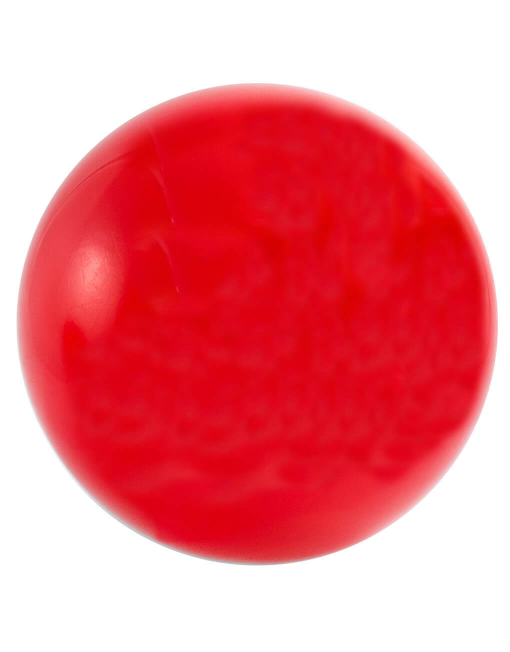
#> input picture source/red.jpg, 1020 x 1304 px, found by its file name (shown at 1/2 size)
$ python manip.py
#> lines starting #> are read from the running program, lines starting #| are printed output that depends on the picture
import cv2

# img = cv2.imread("source/full.jpeg")
img = cv2.imread("source/red.jpg")
#> img is the input picture: shape (1304, 1020, 3); mean B, G, R 138.1, 129.4, 238.6

## Contoh nge Resize gambar
original_height, original_width, channels = img.shape
#> original_height = 1304; original_width = 1020; channels = 3
scale = 0.5
new_height = int(original_height * scale)
#> new_height = 652
new_width = int(original_width * scale)
#> new_width = 510
# maniped = cv2.resize(img, (new_width, new_height))
img = cv2.resize(img, (new_width, new_height))
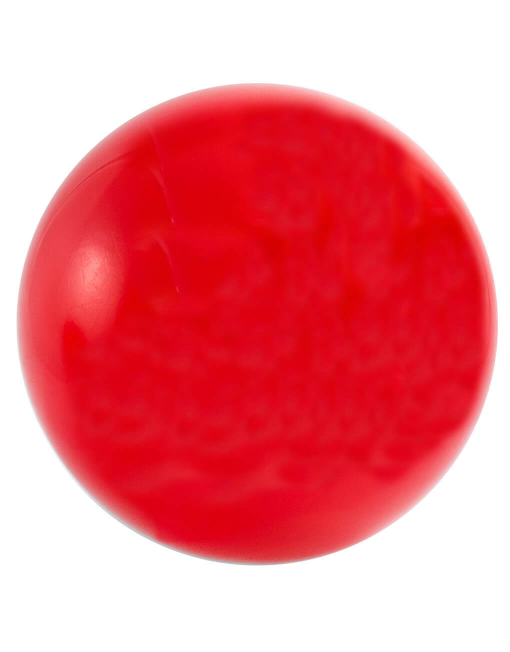
#> img: shape (652, 510, 3); mean B, G, R 138.1, 129.4, 238.6

# Contoh nge Zoom gambar
center_x, center_y = img.shape[1] // 2, img.shape[0] // 2
#> center_x = 255; center_y = 326
zoom_factor = 1.5
new_width = int(img.shape[1] / zoom_factor)
#> new_width = 340
new_height = int(img.shape[0] / zoom_factor)
#> new_height = 434
x1 = center_x - new_width // 2
#> x1 = 85
y1 = center_y - new_height // 2
#> y1 = 109
x2 = x1 + new_width
#> x2 = 425
y2 = y1 + new_height
#> y2 = 543
cropped_img = img[y1:y2, x1:x2]
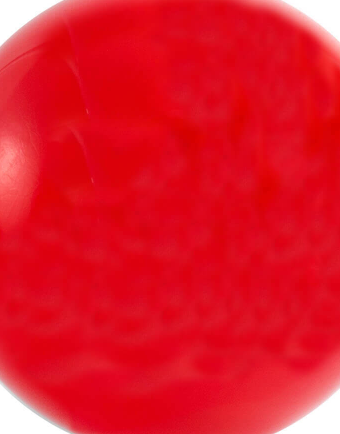
#> cropped_img: shape (434, 340, 3); mean B, G, R 40.6, 24, 224.6
maniped = cv2.resize(cropped_img, (img.shape[1], img.shape[0]))

# [15 lines of commented-out code are left out]


cv2.imshow("Original Image", img)
cv2.imshow("Manipulated Image", maniped)
cv2.waitKey(0)
cv2.destroyAllWindows()

$ run again, with source/full.jpeg copied over source/red.jpg
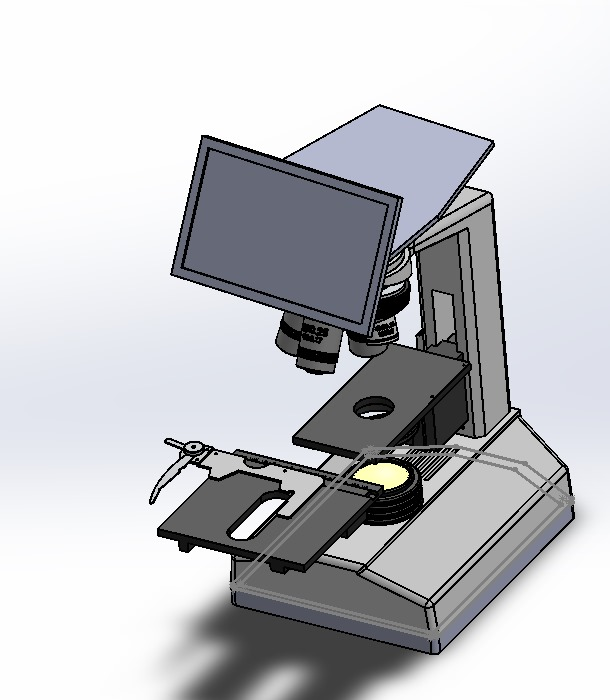
#> input picture source/full.jpeg, 610 x 700 px, found by its file name
#> img is the input picture: shape (700, 610, 3); mean B, G, R 198.4, 194.8, 193.8
#> img: shape (350, 305, 3)
#> `cropped_img = img[y1:y2, x1:x2]`:
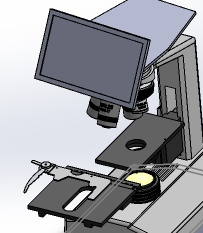
#> cropped_img: shape (233, 203, 3); mean B, G, R 162.5, 157.4, 156
#> `maniped = cv2.resize(cropped_img, (img.shape[1], img.shape[0]))`:
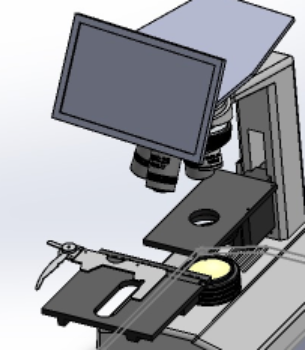
#> maniped: shape (350, 305, 3); mean B, G, R 162.5, 157.3, 156
